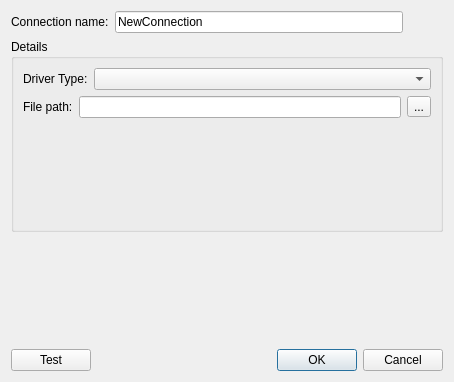
<?xml version="1.0" encoding="UTF-8"?>
<ui version="4.0">
 <class>LReportDatabaseInfoDialog</class>
 <widget class="QDialog" name="LReportDatabaseInfoDialog">
  <property name="geometry">
   <rect>
    <x>0</x>
    <y>0</y>
    <width>454</width>
    <height>382</height>
   </rect>
  </property>
  <property name="windowTitle">
   <string>Database connection</string>
  </property>
  <property name="modal">
   <bool>true</bool>
  </property>
  <layout class="QVBoxLayout" name="verticalLayout_4">
   <item>
    <layout class="QHBoxLayout" name="horizontalLayout_2">
     <item>
      <widget class="QLabel" name="label_6">
       <property name="text">
        <string>Connection name:</string>
       </property>
      </widget>
     </item>
     <item>
      <widget class="QLineEdit" name="lineEditName">
       <property name="text">
        <string>NewConnection</string>
       </property>
      </widget>
     </item>
     <item>
      <spacer name="horizontalSpacer">
       <property name="orientation">
        <enum>Qt::Horizontal</enum>
       </property>
       <property name="sizeType">
        <enum>QSizePolicy::Fixed</enum>
       </property>
       <property name="sizeHint" stdset="0">
        <size>
         <width>40</width>
         <height>20</height>
        </size>
       </property>
      </spacer>
     </item>
    </layout>
   </item>
   <item>
    <widget class="QGroupBox" name="groupBox">
     <property name="title">
      <string>Details</string>
     </property>
     <layout class="QVBoxLayout" name="verticalLayout">
      <item>
       <layout class="QFormLayout" name="formLayout">
        <item row="0" column="0">
         <widget class="QLabel" name="label">
          <property name="text">
           <string>Driver Type:</string>
          </property>
         </widget>
        </item>
        <item row="0" column="1">
         <widget class="QComboBox" name="comboBoxDrivers"/>
        </item>
       </layout>
      </item>
      <item>
       <widget class="QStackedWidget" name="stackedWidget">
        <property name="currentIndex">
         <number>0</number>
        </property>
        <widget class="QWidget" name="page">
         <layout class="QVBoxLayout" name="verticalLayout_3">
          <property name="leftMargin">
           <number>0</number>
          </property>
          <property name="topMargin">
           <number>0</number>
          </property>
          <property name="rightMargin">
           <number>0</number>
          </property>
          <property name="bottomMargin">
           <number>0</number>
          </property>
          <item>
           <layout class="QHBoxLayout" name="horizontalLayout_3">
            <item>
             <widget class="QLabel" name="label_7">
              <property name="text">
               <string>File path:</string>
              </property>
             </widget>
            </item>
            <item>
             <widget class="QLineEdit" name="lineEditFilePath">
              <property name="text">
               <string/>
              </property>
             </widget>
            </item>
            <item>
             <widget class="QToolButton" name="toolButtonBrowseFilePath">
              <property name="text">
               <string>...</string>
              </property>
             </widget>
            </item>
           </layout>
          </item>
          <item>
           <spacer name="verticalSpacer">
            <property name="orientation">
             <enum>Qt::Vertical</enum>
            </property>
            <property name="sizeHint" stdset="0">
             <size>
              <width>20</width>
              <height>84</height>
             </size>
            </property>
           </spacer>
          </item>
         </layout>
        </widget>
        <widget class="QWidget" name="page_2">
         <layout class="QVBoxLayout" name="verticalLayout_2">
          <property name="leftMargin">
           <number>0</number>
          </property>
          <property name="topMargin">
           <number>0</number>
          </property>
          <property name="rightMargin">
           <number>0</number>
          </property>
          <property name="bottomMargin">
           <number>0</number>
          </property>
          <item>
           <widget class="QWidget" name="" native="true">
            <layout class="QFormLayout" name="formLayout_2">
             <item row="0" column="0">
              <widget class="QLabel" name="label_5">
               <property name="text">
                <string>Server name:</string>
               </property>
              </widget>
             </item>
             <item row="0" column="1">
              <widget class="QLineEdit" name="lineEditServerName">
               <property name="text">
                <string/>
               </property>
              </widget>
             </item>
             <item row="1" column="0">
              <widget class="QLabel" name="label_4">
               <property name="text">
                <string>Database:</string>
               </property>
              </widget>
             </item>
             <item row="1" column="1">
              <widget class="QLineEdit" name="lineEditDatabase">
               <property name="text">
                <string/>
               </property>
              </widget>
             </item>
             <item row="2" column="0">
              <widget class="QLabel" name="label_2">
               <property name="text">
                <string>Username:</string>
               </property>
              </widget>
             </item>
             <item row="2" column="1">
              <widget class="QLineEdit" name="lineEditUsername">
               <property name="text">
                <string/>
               </property>
              </widget>
             </item>
             <item row="3" column="0">
              <widget class="QLabel" name="label_3">
               <property name="text">
                <string>Password:</string>
               </property>
              </widget>
             </item>
             <item row="3" column="1">
              <widget class="QLineEdit" name="lineEditPassword">
               <property name="text">
                <string/>
               </property>
               <property name="echoMode">
                <enum>QLineEdit::Password</enum>
               </property>
              </widget>
             </item>
            </layout>
           </widget>
          </item>
         </layout>
        </widget>
       </widget>
      </item>
     </layout>
    </widget>
   </item>
   <item>
    <spacer name="verticalSpacer_2">
     <property name="orientation">
      <enum>Qt::Vertical</enum>
     </property>
     <property name="sizeHint" stdset="0">
      <size>
       <width>20</width>
       <height>68</height>
      </size>
     </property>
    </spacer>
   </item>
   <item>
    <layout class="QHBoxLayout" name="horizontalLayout">
     <item>
      <widget class="QPushButton" name="pushButtonTest">
       <property name="text">
        <string>Test</string>
       </property>
      </widget>
     </item>
     <item>
      <widget class="QDialogButtonBox" name="buttonBox">
       <property name="orientation">
        <enum>Qt::Horizontal</enum>
       </property>
       <property name="standardButtons">
        <set>QDialogButtonBox::Cancel|QDialogButtonBox::Ok</set>
       </property>
       <property name="centerButtons">
        <bool>false</bool>
       </property>
      </widget>
     </item>
    </layout>
   </item>
  </layout>
 </widget>
 <tabstops>
  <tabstop>comboBoxDrivers</tabstop>
  <tabstop>pushButtonTest</tabstop>
  <tabstop>buttonBox</tabstop>
 </tabstops>
 <resources/>
 <connections>
  <connection>
   <sender>buttonBox</sender>
   <signal>rejected()</signal>
   <receiver>LReportDatabaseInfoDialog</receiver>
   <slot>reject()</slot>
   <hints>
    <hint type="sourcelabel">
     <x>316</x>
     <y>260</y>
    </hint>
    <hint type="destinationlabel">
     <x>286</x>
     <y>274</y>
    </hint>
   </hints>
  </connection>
 </connections>
</ui>
